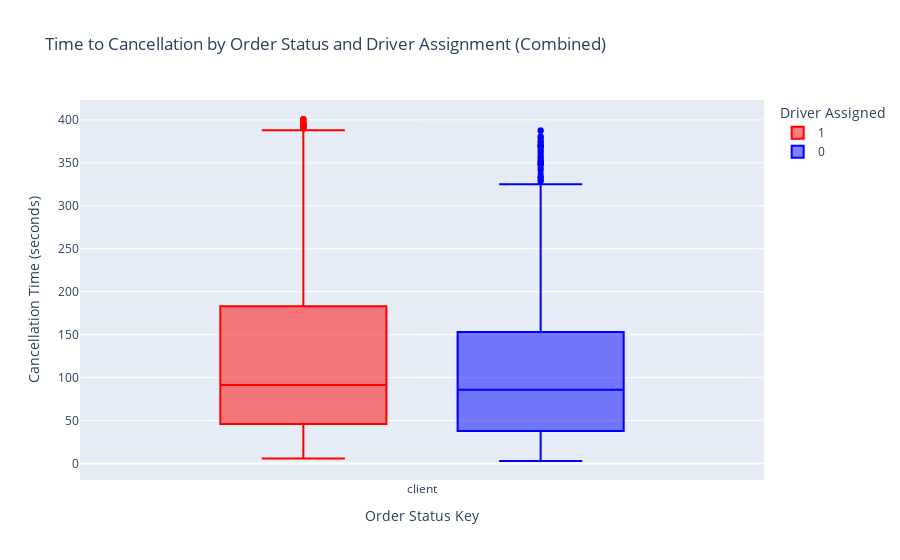

The notebook cell saved with this chart:
### Code cell
fig = px.box(
    data_clean,
    x='order_status_key',
    y='cancellations_time_in_seconds',
    color='is_driver_assigned_key',
    color_discrete_map={0: 'blue', 1: 'red'},
    labels={'order_status_key': 'Order Status Key', 'cancellation_time_in_seconds': 'Cancellation Time (seconds)'},
    title='Time to Cancellation by Order Status and Driver Assignment (Combined)'
)
fig.update_layout(
    xaxis_title='Order Status Key',
    yaxis_title='Cancellation Time (seconds)',
    legend_title='Driver Assigned'
)
fig.show()

### Figure 1 — Plotly figure (JSON) as saved in the notebook; plotly's stock layout.template omitted (floating-point values rounded to 4 significant figures; data arrays with more than 128 entries replaced by an {"elided": "..."} marker saying what was removed)
{"data": [{"alignmentgroup": "True", "hovertemplate": "is_driver_assigned_key=1<br>Order Status Key=%{x}<br>cancellations_time_in_seconds=%{y}<extra></extra>", "legendgroup": "1", "marker": {"color": "red"}, "name": "1", "notched": false, "offsetgroup": "1", "orientation": "v", "showlegend": true, "type": "box", "x": {"elided": "2289 str values"}, "x0": " ", "xaxis": "x", "y": {"elided": "2289 int values"}, "y0": " ", "yaxis": "y"}, {"alignmentgroup": "True", "hovertemplate": "is_driver_assigned_key=0<br>Order Status Key=%{x}<br>cancellations_time_in_seconds=%{y}<extra></extra>", "legendgroup": "0", "marker": {"color": "blue"}, "name": "0", "notched": false, "offsetgroup": "0", "orientation": "v", "showlegend": true, "type": "box", "x": {"elided": "7835 str values"}, "x0": " ", "xaxis": "x", "y": {"elided": "7835 int values"}, "y0": " ", "yaxis": "y"}], "layout": {"boxmode": "group", "legend": {"title": {"text": "Driver Assigned"}, "tracegroupgap": 0}, "title": {"text": "Time to Cancellation by Order Status and Driver Assignment (Combined)"}, "xaxis": {"anchor": "y", "domain": [0, 1], "title": {"text": "Order Status Key"}}, "yaxis": {"anchor": "x", "domain": [0, 1], "title": {"text": "Cancellation Time (seconds)"}}}}
